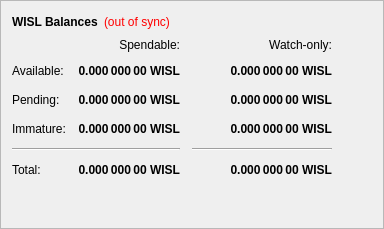
        <widget class="QFrame" name="frame">
         <property name="frameShape">
          <enum>QFrame::StyledPanel</enum>
         </property>
         <property name="frameShadow">
          <enum>QFrame::Raised</enum>
         </property>
         <layout class="QVBoxLayout" name="verticalLayout_4">
          <item>
           <layout class="QHBoxLayout" name="horizontalLayout_4">
            <item>
             <widget class="QLabel" name="label_5">
              <property name="font">
               <font>
                <weight>75</weight>
                <bold>true</bold>
               </font>
              </property>
              <property name="text">
               <string>WISL Balances</string>
              </property>
             </widget>
            </item>
            <item>
             <widget class="QLabel" name="labelWalletStatus">
              <property name="cursor">
               <cursorShape>WhatsThisCursor</cursorShape>
              </property>
              <property name="toolTip">
               <string>The displayed information may be out of date. Your wallet automatically synchronizes with the Whistle AI network after a connection is established, but this process has not completed yet.</string>
              </property>
              <property name="styleSheet">
               <string notr="true">QLabel { color: red; }</string>
              </property>
              <property name="text">
               <string notr="true">(out of sync)</string>
              </property>
              <property name="alignment">
               <set>Qt::AlignLeading|Qt::AlignLeft|Qt::AlignVCenter</set>
              </property>
             </widget>
            </item>
            <item>
             <spacer name="horizontalSpacer_3">
              <property name="orientation">
               <enum>Qt::Horizontal</enum>
              </property>
              <property name="sizeHint" stdset="0">
               <size>
                <width>40</width>
                <height>20</height>
               </size>
              </property>
             </spacer>
            </item>
           </layout>
          </item>
          <item>
           <layout class="QGridLayout" name="gridLayout">
            <property name="spacing">
             <number>12</number>
            </property>
            <item row="2" column="2">
             <widget class="QLabel" name="labelWatchPending">
              <property name="font">
               <font>
                <weight>75</weight>
                <bold>true</bold>
               </font>
              </property>
              <property name="cursor">
               <cursorShape>IBeamCursor</cursorShape>
              </property>
              <property name="toolTip">
               <string>Unconfirmed transactions to watch-only addresses</string>
              </property>
              <property name="text">
               <string notr="true">0.000 000 00 WISL</string>
              </property>
              <property name="alignment">
               <set>Qt::AlignRight|Qt::AlignTrailing|Qt::AlignVCenter</set>
              </property>
              <property name="textInteractionFlags">
               <set>Qt::LinksAccessibleByMouse|Qt::TextSelectableByKeyboard|Qt::TextSelectableByMouse</set>
              </property>
             </widget>
            </item>
            <item row="2" column="1">
             <widget class="QLabel" name="labelUnconfirmed">
              <property name="font">
               <font>
                <weight>75</weight>
                <bold>true</bold>
               </font>
              </property>
              <property name="cursor">
               <cursorShape>IBeamCursor</cursorShape>
              </property>
              <property name="toolTip">
               <string>Total of transactions that have yet to be confirmed, and do not yet count toward the spendable balance</string>
              </property>
              <property name="text">
               <string notr="true">0.000 000 00 WISL</string>
              </property>
              <property name="alignment">
               <set>Qt::AlignRight|Qt::AlignTrailing|Qt::AlignVCenter</set>
              </property>
              <property name="textInteractionFlags">
               <set>Qt::LinksAccessibleByMouse|Qt::TextSelectableByKeyboard|Qt::TextSelectableByMouse</set>
              </property>
             </widget>
            </item>
            <item row="3" column="2">
             <widget class="QLabel" name="labelWatchImmature">
              <property name="font">
               <font>
                <weight>75</weight>
                <bold>true</bold>
               </font>
              </property>
              <property name="cursor">
               <cursorShape>IBeamCursor</cursorShape>
              </property>
              <property name="toolTip">
               <string>Staked or masternode rewards in watch-only addresses that has not yet matured</string>
              </property>
              <property name="text">
               <string notr="true">0.000 000 00 WISL</string>
              </property>
              <property name="alignment">
               <set>Qt::AlignRight|Qt::AlignTrailing|Qt::AlignVCenter</set>
              </property>
              <property name="textInteractionFlags">
               <set>Qt::LinksAccessibleByMouse|Qt::TextSelectableByKeyboard|Qt::TextSelectableByMouse</set>
              </property>
             </widget>
            </item>
            <item row="4" column="0" colspan="2">
             <widget class="Line" name="lineSpendableBalance">
              <property name="orientation">
               <enum>Qt::Horizontal</enum>
              </property>
             </widget>
            </item>
            <item row="4" column="2">
             <widget class="Line" name="lineWatchBalance">
              <property name="sizePolicy">
               <sizepolicy hsizetype="Preferred" vsizetype="Fixed">
                <horstretch>0</horstretch>
                <verstretch>0</verstretch>
               </sizepolicy>
              </property>
              <property name="minimumSize">
               <size>
                <width>140</width>
                <height>0</height>
               </size>
              </property>
              <property name="orientation">
               <enum>Qt::Horizontal</enum>
              </property>
             </widget>
            </item>
            <item row="5" column="0">
             <widget class="QLabel" name="labelTotalText">
              <property name="text">
               <string>Total:</string>
              </property>
             </widget>
            </item>
            <item row="3" column="1">
             <widget class="QLabel" name="labelImmature">
              <property name="font">
               <font>
                <weight>75</weight>
                <bold>true</bold>
               </font>
              </property>
              <property name="cursor">
               <cursorShape>IBeamCursor</cursorShape>
              </property>
              <property name="toolTip">
               <string>Staked or masternode rewards that has not yet matured</string>
              </property>
              <property name="text">
               <string notr="true">0.000 000 00 WISL</string>
              </property>
              <property name="alignment">
               <set>Qt::AlignRight|Qt::AlignTrailing|Qt::AlignVCenter</set>
              </property>
              <property name="textInteractionFlags">
               <set>Qt::LinksAccessibleByMouse|Qt::TextSelectableByKeyboard|Qt::TextSelectableByMouse</set>
              </property>
             </widget>
            </item>
            <item row="2" column="3">
             <spacer name="horizontalSpacer_2">
              <property name="orientation">
               <enum>Qt::Horizontal</enum>
              </property>
              <property name="sizeHint" stdset="0">
               <size>
                <width>40</width>
                <height>20</height>
               </size>
              </property>
             </spacer>
            </item>
            <item row="3" column="0">
             <widget class="QLabel" name="labelImmatureText">
              <property name="text">
               <string>Immature:</string>
              </property>
             </widget>
            </item>
            <item row="5" column="1">
             <widget class="QLabel" name="labelTotal">
              <property name="font">
               <font>
                <weight>75</weight>
                <bold>true</bold>
               </font>
              </property>
              <property name="cursor">
               <cursorShape>IBeamCursor</cursorShape>
              </property>
              <property name="toolTip">
               <string>Your current total balance</string>
              </property>
              <property name="text">
               <string notr="true">0.000 000 00 WISL</string>
              </property>
              <property name="alignment">
               <set>Qt::AlignRight|Qt::AlignTrailing|Qt::AlignVCenter</set>
              </property>
              <property name="textInteractionFlags">
               <set>Qt::LinksAccessibleByMouse|Qt::TextSelectableByKeyboard|Qt::TextSelectableByMouse</set>
              </property>
             </widget>
            </item>
            <item row="5" column="2">
             <widget class="QLabel" name="labelWatchTotal">
              <property name="font">
               <font>
                <weight>75</weight>
                <bold>true</bold>
               </font>
              </property>
              <property name="cursor">
               <cursorShape>IBeamCursor</cursorShape>
              </property>
              <property name="toolTip">
               <string>Current total balance in watch-only addresses</string>
              </property>
              <property name="text">
               <string notr="true">0.000 000 00 WISL</string>
              </property>
              <property name="alignment">
               <set>Qt::AlignRight|Qt::AlignTrailing|Qt::AlignVCenter</set>
              </property>
              <property name="textInteractionFlags">
               <set>Qt::LinksAccessibleByMouse|Qt::TextSelectableByKeyboard|Qt::TextSelectableByMouse</set>
              </property>
             </widget>
            </item>
            <item row="0" column="2">
             <widget class="QLabel" name="labelWatchonly">
              <property name="text">
               <string>Watch-only:</string>
              </property>
              <property name="alignment">
               <set>Qt::AlignRight|Qt::AlignTrailing|Qt::AlignVCenter</set>
              </property>
             </widget>
            </item>
            <item row="1" column="0">
             <widget class="QLabel" name="labelBalanceText">
              <property name="text">
               <string>Available:</string>
              </property>
             </widget>
            </item>
            <item row="1" column="1">
             <widget class="QLabel" name="labelBalance">
              <property name="font">
               <font>
                <weight>75</weight>
                <bold>true</bold>
               </font>
              </property>
              <property name="cursor">
               <cursorShape>IBeamCursor</cursorShape>
              </property>
              <property name="toolTip">
               <string>Your current spendable balance</string>
              </property>
              <property name="text">
               <string notr="true">0.000 000 00 WISL</string>
              </property>
              <property name="alignment">
               <set>Qt::AlignRight|Qt::AlignTrailing|Qt::AlignVCenter</set>
              </property>
              <property name="textInteractionFlags">
               <set>Qt::LinksAccessibleByMouse|Qt::TextSelectableByKeyboard|Qt::TextSelectableByMouse</set>
              </property>
             </widget>
            </item>
            <item row="1" column="2">
             <widget class="QLabel" name="labelWatchAvailable">
              <property name="font">
               <font>
                <weight>75</weight>
                <bold>true</bold>
               </font>
              </property>
              <property name="cursor">
               <cursorShape>IBeamCursor</cursorShape>
              </property>
              <property name="toolTip">
               <string>Your current balance in watch-only addresses</string>
              </property>
              <property name="text">
               <string notr="true">0.000 000 00 WISL</string>
              </property>
              <property name="alignment">
               <set>Qt::AlignRight|Qt::AlignTrailing|Qt::AlignVCenter</set>
              </property>
              <property name="textInteractionFlags">
               <set>Qt::LinksAccessibleByMouse|Qt::TextSelectableByKeyboard|Qt::TextSelectableByMouse</set>
              </property>
             </widget>
            </item>
            <item row="2" column="0">
             <widget class="QLabel" name="labelPendingText">
              <property name="text">
               <string>Pending:</string>
              </property>
             </widget>
            </item>
            <item row="0" column="1">
             <widget class="QLabel" name="labelSpendable">
              <property name="text">
               <string>Spendable:</string>
              </property>
              <property name="alignment">
               <set>Qt::AlignRight|Qt::AlignTrailing|Qt::AlignVCenter</set>
              </property>
             </widget>
            </item>
           </layout>
          </item>
          <item>
           <spacer name="verticalSpacer_4">
            <property name="orientation">
             <enum>Qt::Vertical</enum>
            </property>
            <property name="sizeHint" stdset="0">
             <size>
              <width>20</width>
              <height>40</height>
             </size>
            </property>
           </spacer>
          </item>
         </layout>
        </widget>
